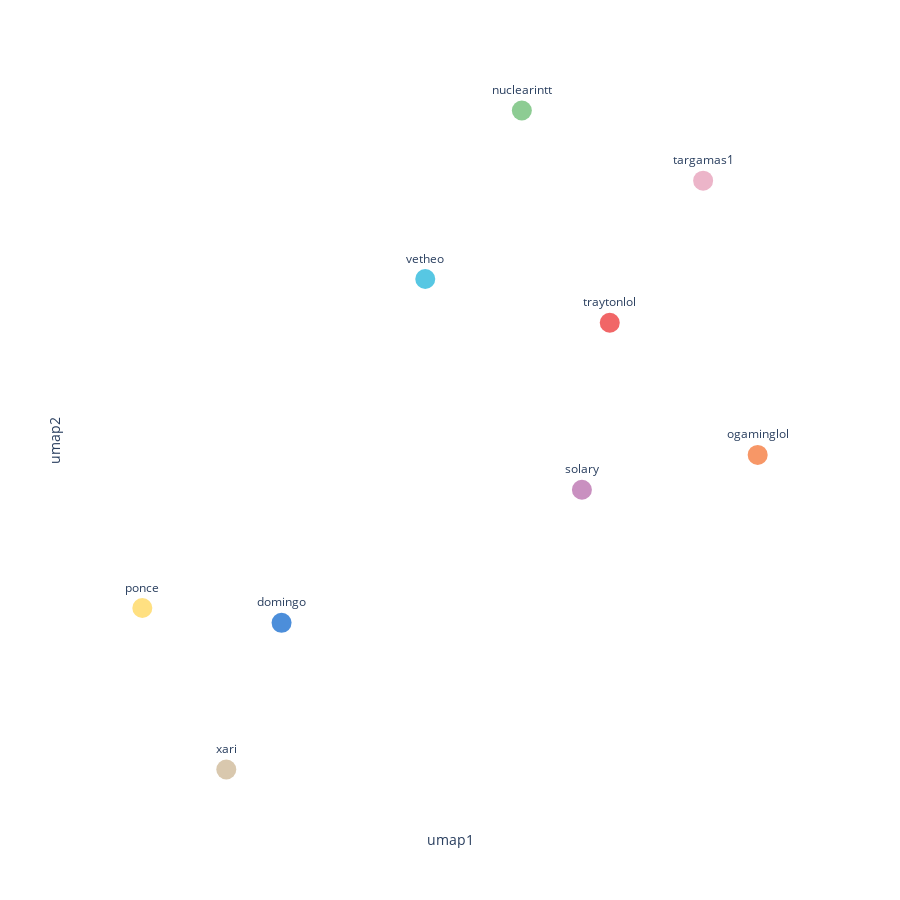

Notebook cell for this chart:
### Code cell
v4_df = visualize_embedding(embeddingDimension=8, iterationWeights=[0, 0, 1, 1], relationshipWeightProperty="similarity", randomSeed=24)

### Figure 1 — Plotly figure (JSON) as saved in the notebook; plotly's stock layout.template omitted (floating-point values rounded to 4 significant figures)
{"data": [{"hovertemplate": "<b>%{hovertext}</b><br><br>umap1=%{x}<br>umap2=%{y}<br>name=%{text}<extra></extra>", "hovertext": ["solary"], "legendgroup": "", "marker": {"color": "#C990C0", "size": 20, "symbol": "circle"}, "mode": "markers+text", "name": "", "orientation": "v", "showlegend": false, "text": ["solary"], "textposition": "top center", "type": "scatter", "x": [2.021], "xaxis": "x", "y": [10.71], "yaxis": "y"}, {"hovertemplate": "<b>%{hovertext}</b><br><br>umap1=%{x}<br>umap2=%{y}<br>name=%{text}<extra></extra>", "hovertext": ["traytonlol"], "legendgroup": "", "marker": {"color": "#F16667", "size": 20, "symbol": "circle"}, "mode": "markers+text", "name": "", "orientation": "v", "showlegend": false, "text": ["traytonlol"], "textposition": "top center", "type": "scatter", "x": [2.141], "xaxis": "x", "y": [11.44], "yaxis": "y"}, {"hovertemplate": "<b>%{hovertext}</b><br><br>umap1=%{x}<br>umap2=%{y}<br>name=%{text}<extra></extra>", "hovertext": ["ogaminglol"], "legendgroup": "", "marker": {"color": "#F79767", "size": 20, "symbol": "circle"}, "mode": "markers+text", "name": "", "orientation": "v", "showlegend": false, "text": ["ogaminglol"], "textposition": "top center", "type": "scatter", "x": [2.78], "xaxis": "x", "y": [10.86], "yaxis": "y"}, {"hovertemplate": "<b>%{hovertext}</b><br><br>umap1=%{x}<br>umap2=%{y}<br>name=%{text}<extra></extra>", "hovertext": ["vetheo"], "legendgroup": "", "marker": {"color": "#57C7E3", "size": 20, "symbol": "circle"}, "mode": "markers+text", "name": "", "orientation": "v", "showlegend": false, "text": ["vetheo"], "textposition": "top center", "type": "scatter", "x": [1.345], "xaxis": "x", "y": [11.62], "yaxis": "y"}, {"hovertemplate": "<b>%{hovertext}</b><br><br>umap1=%{x}<br>umap2=%{y}<br>name=%{text}<extra></extra>", "hovertext": ["targamas1"], "legendgroup": "", "marker": {"color": "#ECB5C9", "size": 20, "symbol": "circle"}, "mode": "markers+text", "name": "", "orientation": "v", "showlegend": false, "text": ["targamas1"], "textposition": "top center", "type": "scatter", "x": [2.544], "xaxis": "x", "y": [12.05], "yaxis": "y"}, {"hovertemplate": "<b>%{hovertext}</b><br><br>umap1=%{x}<br>umap2=%{y}<br>name=%{text}<extra></extra>", "hovertext": ["ponce"], "legendgroup": "", "marker": {"color": "#FFE081", "size": 20, "symbol": "circle"}, "mode": "markers+text", "name": "", "orientation": "v", "showlegend": false, "text": ["ponce"], "textposition": "top center", "type": "scatter", "x": [0.1229], "xaxis": "x", "y": [10.2], "yaxis": "y"}, {"hovertemplate": "<b>%{hovertext}</b><br><br>umap1=%{x}<br>umap2=%{y}<br>name=%{text}<extra></extra>", "hovertext": ["domingo"], "legendgroup": "", "marker": {"color": "#4C8EDA", "size": 20, "symbol": "circle"}, "mode": "markers+text", "name": "", "orientation": "v", "showlegend": false, "text": ["domingo"], "textposition": "top center", "type": "scatter", "x": [0.7241], "xaxis": "x", "y": [10.14], "yaxis": "y"}, {"hovertemplate": "<b>%{hovertext}</b><br><br>umap1=%{x}<br>umap2=%{y}<br>name=%{text}<extra></extra>", "hovertext": ["xari"], "legendgroup": "", "marker": {"color": "#D9C8AE", "size": 20, "symbol": "circle"}, "mode": "markers+text", "name": "", "orientation": "v", "showlegend": false, "text": ["xari"], "textposition": "top center", "type": "scatter", "x": [0.4855], "xaxis": "x", "y": [9.506], "yaxis": "y"}, {"hovertemplate": "<b>%{hovertext}</b><br><br>umap1=%{x}<br>umap2=%{y}<br>name=%{text}<extra></extra>", "hovertext": ["nuclearintt"], "legendgroup": "", "marker": {"color": "#8DCC93", "size": 20, "symbol": "circle"}, "mode": "markers+text", "name": "", "orientation": "v", "showlegend": false, "text": ["nuclearintt"], "textposition": "top center", "type": "scatter", "x": [1.762], "xaxis": "x", "y": [12.35], "yaxis": "y"}], "layout": {"height": 900, "legend": {"tracegroupgap": 0}, "margin": {"t": 60}, "paper_bgcolor": "white", "plot_bgcolor": "white", "width": 900, "xaxis": {"anchor": "y", "domain": [0, 1], "showticklabels": false, "title": {"text": "umap1"}}, "yaxis": {"anchor": "x", "domain": [0, 1], "scaleanchor": "x", "scaleratio": 1, "showticklabels": false, "title": {"text": "umap2"}}}}
